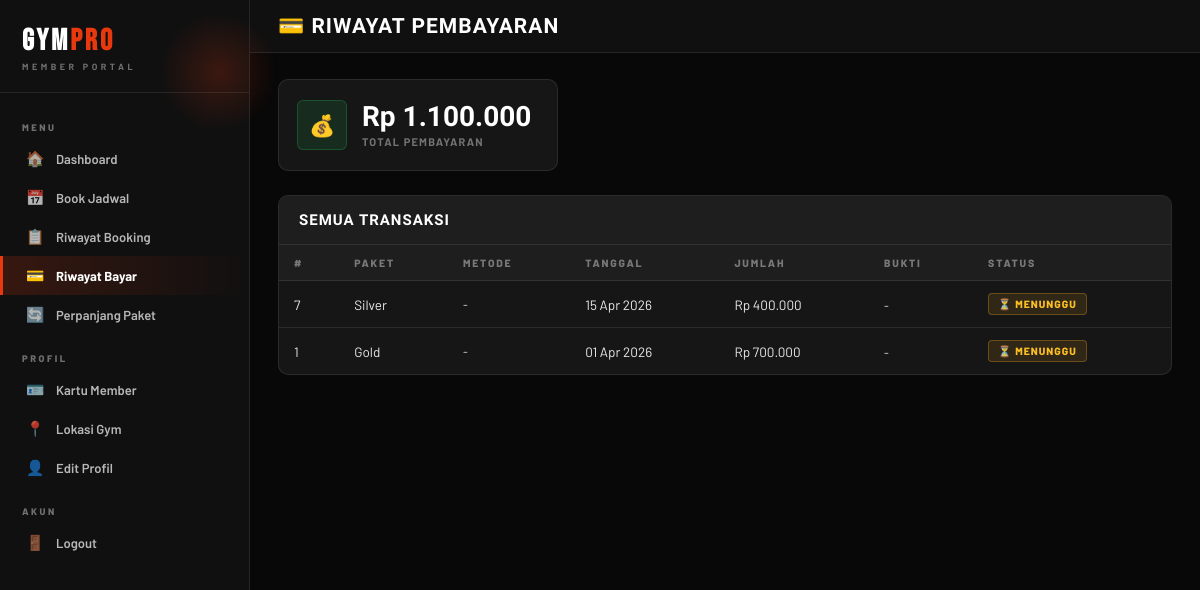
Page /member/payment_history.php (signed in) on the committed database.
### tables this page shows
CREATE TABLE PAYMENT (
    payment_id INT PRIMARY KEY AUTO_INCREMENT,
    member_id INT NOT NULL,
    package_id INT NOT NULL,
    payment_date DATE NOT NULL,
    amount INT NOT NULL,
    FOREIGN KEY (member_id) REFERENCES MEMBER(member_id),
    FOREIGN KEY (package_id) REFERENCES PACKAGE(package_id)
);

CREATE TABLE PACKAGE (
    package_id INT PRIMARY KEY AUTO_INCREMENT,
    package_name VARCHAR(100) NOT NULL,
    price INT NOT NULL,
    duration INT NOT NULL
);

### member/payment_history.php (the view, shortened to what this page needs)
<?php
require_once '../includes/db.php';
require_once 'header.php';
$member_id = $_SESSION['user_id'];
$payments = $pdo->prepare("SELECT p.*, pk.package_name, pk.duration FROM PAYMENT p JOIN PACKAGE pk ON p.package_id=pk.package_id WHERE p.member_id=? ORDER BY p.payment_date DESC");
$payments->execute([$member_id]); $payments = $payments->fetchAll();
$total = array_sum(array_column($payments,'amount'));
?>
<div class="main-content">
    <div class="topbar"><h1>💳 Riwayat Pembayaran</h1></div>
    <div class="content">
        <div class="stat-card" style="margin-bottom:24px;max-width:280px;">
            <div class="stat-icon green">💰</div>
            <div class="stat-info"><h3>Rp <?=number_format($total,0,',','.')?></h3><p>Total Pembayaran</p></div>
        </div>
        <div class="card">
            <div class="card-header"><h3>Semua Transaksi</h3></div>
            <div class="table-responsive">
                <table>
                    <thead><tr><th>#</th><th>Paket</th><th>Metode</th><th>Tanggal</th><th>Jumlah</th><th>Bukti</th><th>Status</th></tr></thead>
                    <tbody>
                    <?php if(empty($payments)): ?>
                    <tr><td colspan="7"><div class="empty-state"><div class="empty-icon">💳</div><p>Belum ada transaksi.</p></div></td></tr>
                    <?php else: ?>
                    <?php foreach($payments as $p): ?>
                    <tr>
                        <td><?=$p['payment_id']?></td>
                        <td><?=htmlspecialchars($p['package_name'])?></td>
                        <td style="font-size:12px;"><?=htmlspecialchars($p['payment_method']??'-')?></td>
                        <td><?=date('d M Y',strtotime($p['payment_date']))?></td>
                        <td>Rp <?=number_format($p['amount'],0,',','.')?></td>
                        <td>
                            <?php if($p['proof_file']): ?>
                            <img src="../uploads/proofs/<?=$p['proof_file']?>" class="proof-thumb" onclick="showProof('../uploads/proofs/<?=$p['proof_file']?>')" alt="Bukti">
                            <?php else: ?><span style="font-size:12px;color:var(--text-light);">-</span><?php endif; ?>
                        </td>
                        <td><?php if($p['verified']): ?><span class="status-badge status-confirmed">✅ Verified</span><?php else: ?><span class="status-badge status-pending">⏳ Menunggu</span><?php endif; ?></td>
                    </tr>
                    <?php endforeach; ?>
                    <?php endif; ?>
                    </tbody>
                </table>
            </div>
        </div>
    </div>
</div>
<?php require_once '../includes/footer.php'; ?>

### css/style.css (style rules this page uses)
* { margin: 0; padding: 0; box-sizing: border-box; }
:root { --black: #080808; --black-2: #101010; --black-3: #161616; --black-4: #1E1E1E; --black-5: #272727; --accent: #E8380D; --accent-2: #FF5E2E; --accent-dim: rgba(232,56,13,0.18); --accent-glow: rgba(232,56,13,0.30); --gold: #F5A623; --white: #FFFFFF; --w90: rgba(255,255,255,0.90); --w70: rgba(255,255,255,0.70); --w40: rgba(255,255,255,0.40); --w15: rgba(255,255,255,0.15); --w08: rgba(255,255,255,0.08); --w04: rgba(255,255,255,0.04); --border: rgba(255,255,255,0.09); --border-hot: rgba(232,56,13,0.45); --shadow-sm: 0 2px 12px rgba(0,0,0,0.5); --shadow-md: 0 6px 28px rgba(0,0,0,0.55); --shadow-lg: 0 12px 52px rgba(0,0,0,0.65); --shadow-accent: 0 4px 28px rgba(232,56,13,0.35); --radius-sm: 6px; --radius-md: 10px; --radius-lg: 16px; --radius-xl: 24px; }
body { font-family: 'Barlow', system-ui, sans-serif; background: var(--black); color: var(--white); font-size: 14px; min-height: 100vh; }
.main-content { margin-left: 250px; min-height: 100vh; }
.topbar { background: var(--black-2); padding: 14px 28px; display: flex; justify-content: space-between; align-items: center; border-bottom: 1px solid var(--border); position: sticky; top: 0; z-index: 50; }
.topbar h1 { font-family: 'Barlow Condensed', sans-serif; font-size: 21px; font-weight: 800; color: var(--white); text-transform: uppercase; letter-spacing: 1px; }
.content { padding: 26px 28px; }
.stat-card { background: var(--black-3); border-radius: var(--radius-md); padding: 20px 18px; display: flex; align-items: center; gap: 15px; border: 1px solid var(--border); transition: all 0.2s; position: relative; overflow: hidden; cursor: default; }
.stat-card::before { content: ''; position: absolute; top: 0; left: 0; right: 0; height: 2px; background: var(--accent); transform: scaleX(0); transform-origin: left; transition: transform 0.25s; }
.stat-icon { width: 50px; height: 50px; border-radius: var(--radius-sm); display: flex; align-items: center; justify-content: center; font-size: 21px; flex-shrink: 0; }
.stat-icon.green { background: rgba(34,197,94,0.12); border: 1px solid rgba(34,197,94,0.25); }
.stat-info h3 { font-family: 'Barlow Condensed', sans-serif; font-size: 28px; font-weight: 800; color: var(--white); line-height: 1; }
.stat-info p { font-size: 11px; color: var(--w40); margin-top: 4px; font-weight: 700; letter-spacing: 1.2px; text-transform: uppercase; }
.card { background: var(--black-3); border-radius: var(--radius-md); border: 1px solid var(--border); margin-bottom: 20px; overflow: hidden; }
.card-header { padding: 15px 20px; border-bottom: 1px solid var(--border); display: flex; justify-content: space-between; align-items: center; background: var(--black-4); }
.card-header h3 { font-family: 'Barlow Condensed', sans-serif; font-size: 15px; font-weight: 800; color: var(--white); text-transform: uppercase; letter-spacing: 1px; }
.table-responsive { overflow-x: auto; }
table { width: 100%; border-collapse: collapse; font-size: 13.5px; }
thead th { background: var(--black-4); padding: 11px 15px; text-align: left; font-weight: 800; color: var(--w40); font-size: 10.5px; border-bottom: 1px solid var(--border); letter-spacing: 1.8px; text-transform: uppercase; }
tbody td { padding: 12px 15px; border-bottom: 1px solid var(--border); color: var(--w90); vertical-align: middle; }
tbody tr:last-child td { border-bottom: none; }
.status-badge { display: inline-block; padding: 3px 9px; border-radius: 4px; font-size: 10.5px; font-weight: 800; letter-spacing: 1px; text-transform: uppercase; }
.status-pending { background: rgba(245,166,35,0.12); color: #FBBF24; border: 1px solid rgba(245,166,35,0.3); }

### rows in the picture
payment: payment_id "7", package.package_name "Silver", payment_method "-", payment_date "15 Apr 2026", amount "400.000", verified "⏳ MENUNGGU"
payment: payment_id "1", package.package_name "Gold", payment_method "-", payment_date "01 Apr 2026", amount "700.000", verified "⏳ MENUNGGU"

### other values in the picture
$total "1.100.000"
